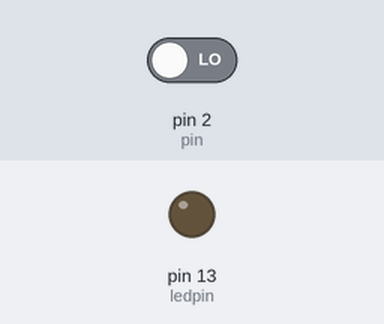
A sketch run on a simulated Arduino Uno, built with avr-gcc and run on an emulated ATmega328P. On the bench: output pins drawn as LEDs (lit = HIGH). Inputs (shaded band) come from the test bench; at power-on: pin 2 (pin) LOW.

Above: at 1.2 s.
1.3 s: pin 2 (pin) driven HIGH
At 2.0 s:
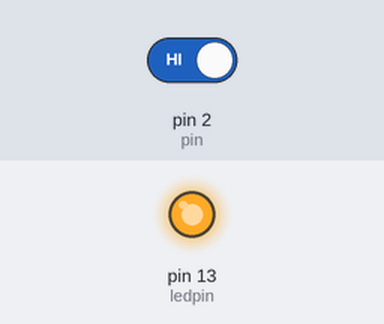
2.8 s: pin 2 (pin) driven LOW
At 3.1 s:
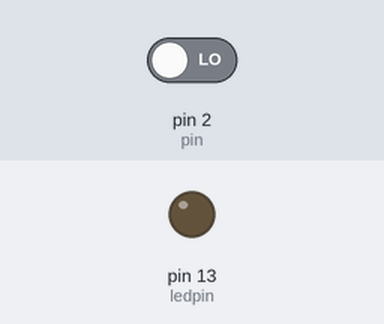
Timing chart, 0 to 5.8 s (numbered marks = the images above; inputs shaded):
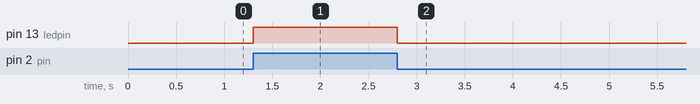

The sketch:

push_button.ino
```cpp
int pin=2;
int ledpin=13;

void setup() {
  // put your setup code here, to run once:
pinMode(pin,INPUT);
pinMode(ledpin,OUTPUT);

}

void loop() {
  // put your main code here, to run repeatedly:
int sv=digitalRead(pin);
digitalWrite(ledpin,sv);

}
```

Measured:
- after the input at 1.3 s, pin 13 (ledpin): LOW → HIGH at once
- after the input at 2.8 s, pin 13 (ledpin): HIGH → LOW at once
